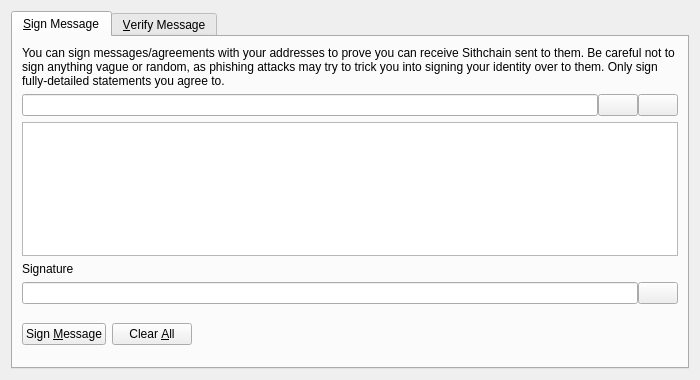
<?xml version="1.0" encoding="UTF-8"?>
<ui version="4.0">
 <class>SignVerifyMessageDialog</class>
 <widget class="QDialog" name="SignVerifyMessageDialog">
  <property name="geometry">
   <rect>
    <x>0</x>
    <y>0</y>
    <width>700</width>
    <height>380</height>
   </rect>
  </property>
  <property name="windowTitle">
   <string>Signatures - Sign / Verify a Message</string>
  </property>
  <property name="modal">
   <bool>true</bool>
  </property>
  <layout class="QVBoxLayout" name="verticalLayout">
   <item>
    <widget class="QTabWidget" name="tabWidget">
     <property name="currentIndex">
      <number>0</number>
     </property>
     <widget class="QWidget" name="tabSignMessage">
      <attribute name="title">
       <string>&amp;Sign Message</string>
      </attribute>
      <layout class="QVBoxLayout" name="verticalLayout_SM">
       <item>
        <widget class="QLabel" name="infoLabel_SM">
         <property name="text">
          <string>You can sign messages/agreements with your addresses to prove you can receive Sithchain sent to them. Be careful not to sign anything vague or random, as phishing attacks may try to trick you into signing your identity over to them. Only sign fully-detailed statements you agree to.</string>
         </property>
         <property name="textFormat">
          <enum>Qt::PlainText</enum>
         </property>
         <property name="wordWrap">
          <bool>true</bool>
         </property>
        </widget>
       </item>
       <item>
        <layout class="QHBoxLayout" name="horizontalLayout_1_SM">
         <property name="spacing">
          <number>0</number>
         </property>
         <item>
          <widget class="QValidatedLineEdit" name="addressIn_SM">
           <property name="toolTip">
            <string>The Sithchain address to sign the message with</string>
           </property>
          </widget>
         </item>
         <item>
          <widget class="QPushButton" name="addressBookButton_SM">
           <property name="toolTip">
            <string>Choose previously used address</string>
           </property>
           <property name="text">
            <string/>
           </property>
           <property name="shortcut">
            <string>Alt+A</string>
           </property>
           <property name="autoDefault">
            <bool>false</bool>
           </property>
          </widget>
         </item>
         <item>
          <widget class="QPushButton" name="pasteButton_SM">
           <property name="toolTip">
            <string>Paste address from clipboard</string>
           </property>
           <property name="text">
            <string/>
           </property>
           <property name="shortcut">
            <string>Alt+P</string>
           </property>
           <property name="autoDefault">
            <bool>false</bool>
           </property>
          </widget>
         </item>
        </layout>
       </item>
       <item>
        <widget class="QPlainTextEdit" name="messageIn_SM">
         <property name="toolTip">
          <string>Enter the message you want to sign here</string>
         </property>
        </widget>
       </item>
       <item>
        <widget class="QLabel" name="signatureLabel_SM">
         <property name="text">
          <string>Signature</string>
         </property>
         <property name="textFormat">
          <enum>Qt::PlainText</enum>
         </property>
        </widget>
       </item>
       <item>
        <layout class="QHBoxLayout" name="horizontalLayout_2_SM">
         <property name="spacing">
          <number>0</number>
         </property>
         <item>
          <widget class="QLineEdit" name="signatureOut_SM">
           <property name="font">
            <font>
             <italic>true</italic>
            </font>
           </property>
           <property name="readOnly">
            <bool>true</bool>
           </property>
          </widget>
         </item>
         <item>
          <widget class="QPushButton" name="copySignatureButton_SM">
           <property name="toolTip">
            <string>Copy the current signature to the system clipboard</string>
           </property>
           <property name="text">
            <string/>
           </property>
           <property name="autoDefault">
            <bool>false</bool>
           </property>
          </widget>
         </item>
        </layout>
       </item>
       <item>
        <layout class="QHBoxLayout" name="horizontalLayout_3_SM">
         <item>
          <widget class="QPushButton" name="signMessageButton_SM">
           <property name="toolTip">
            <string>Sign the message to prove you own this Sithchain address</string>
           </property>
           <property name="text">
            <string>Sign &amp;Message</string>
           </property>
           <property name="autoDefault">
            <bool>false</bool>
           </property>
          </widget>
         </item>
         <item>
          <widget class="QPushButton" name="clearButton_SM">
           <property name="toolTip">
            <string>Reset all sign message fields</string>
           </property>
           <property name="text">
            <string>Clear &amp;All</string>
           </property>
           <property name="autoDefault">
            <bool>false</bool>
           </property>
          </widget>
         </item>
         <item>
          <spacer name="horizontalSpacer_1_SM">
           <property name="orientation">
            <enum>Qt::Horizontal</enum>
           </property>
           <property name="sizeHint" stdset="0">
            <size>
             <width>40</width>
             <height>48</height>
            </size>
           </property>
          </spacer>
         </item>
         <item>
          <widget class="QLabel" name="statusLabel_SM">
           <property name="font">
            <font>
             <weight>75</weight>
             <bold>true</bold>
            </font>
           </property>
           <property name="text">
            <string/>
           </property>
           <property name="wordWrap">
            <bool>true</bool>
           </property>
          </widget>
         </item>
         <item>
          <spacer name="horizontalSpacer_2_SM">
           <property name="orientation">
            <enum>Qt::Horizontal</enum>
           </property>
           <property name="sizeHint" stdset="0">
            <size>
             <width>40</width>
             <height>48</height>
            </size>
           </property>
          </spacer>
         </item>
        </layout>
       </item>
      </layout>
     </widget>
     <widget class="QWidget" name="tabVerifyMessage">
      <attribute name="title">
       <string>&amp;Verify Message</string>
      </attribute>
      <layout class="QVBoxLayout" name="verticalLayout_VM">
       <item>
        <widget class="QLabel" name="infoLabel_VM">
         <property name="text">
          <string>Enter the receiver's address, message (ensure you copy line breaks, spaces, tabs, etc. exactly) and signature below to verify the message. Be careful not to read more into the signature than what is in the signed message itself, to avoid being tricked by a man-in-the-middle attack. Note that this only proves the signing party receives with the address, it cannot prove sendership of any transaction!</string>
         </property>
         <property name="textFormat">
          <enum>Qt::PlainText</enum>
         </property>
         <property name="alignment">
          <set>Qt::AlignLeading|Qt::AlignLeft|Qt::AlignTop</set>
         </property>
         <property name="wordWrap">
          <bool>true</bool>
         </property>
        </widget>
       </item>
       <item>
        <layout class="QHBoxLayout" name="horizontalLayout_1_VM">
         <property name="spacing">
          <number>0</number>
         </property>
         <item>
          <widget class="QValidatedLineEdit" name="addressIn_VM">
           <property name="toolTip">
            <string>The Sithchain address the message was signed with</string>
           </property>
          </widget>
         </item>
         <item>
          <widget class="QPushButton" name="addressBookButton_VM">
           <property name="toolTip">
            <string>Choose previously used address</string>
           </property>
           <property name="text">
            <string/>
           </property>
           <property name="shortcut">
            <string>Alt+A</string>
           </property>
           <property name="autoDefault">
            <bool>false</bool>
           </property>
          </widget>
         </item>
        </layout>
       </item>
       <item>
        <widget class="QPlainTextEdit" name="messageIn_VM"/>
       </item>
       <item>
        <widget class="QValidatedLineEdit" name="signatureIn_VM"/>
       </item>
       <item>
        <layout class="QHBoxLayout" name="horizontalLayout_2_VM">
         <item>
          <widget class="QPushButton" name="verifyMessageButton_VM">
           <property name="toolTip">
            <string>Verify the message to ensure it was signed with the specified Sithchain address</string>
           </property>
           <property name="text">
            <string>Verify &amp;Message</string>
           </property>
           <property name="autoDefault">
            <bool>false</bool>
           </property>
          </widget>
         </item>
         <item>
          <widget class="QPushButton" name="clearButton_VM">
           <property name="toolTip">
            <string>Reset all verify message fields</string>
           </property>
           <property name="text">
            <string>Clear &amp;All</string>
           </property>
           <property name="autoDefault">
            <bool>false</bool>
           </property>
          </widget>
         </item>
         <item>
          <spacer name="horizontalSpacer_1_VM">
           <property name="orientation">
            <enum>Qt::Horizontal</enum>
           </property>
           <property name="sizeHint" stdset="0">
            <size>
             <width>40</width>
             <height>48</height>
            </size>
           </property>
          </spacer>
         </item>
         <item>
          <widget class="QLabel" name="statusLabel_VM">
           <property name="font">
            <font>
             <weight>75</weight>
             <bold>true</bold>
            </font>
           </property>
           <property name="text">
            <string/>
           </property>
           <property name="wordWrap">
            <bool>true</bool>
           </property>
          </widget>
         </item>
         <item>
          <spacer name="horizontalSpacer_2_VM">
           <property name="orientation">
            <enum>Qt::Horizontal</enum>
           </property>
           <property name="sizeHint" stdset="0">
            <size>
             <width>40</width>
             <height>48</height>
            </size>
           </property>
          </spacer>
         </item>
        </layout>
       </item>
      </layout>
     </widget>
    </widget>
   </item>
  </layout>
 </widget>
 <customwidgets>
  <customwidget>
   <class>QValidatedLineEdit</class>
   <extends>QLineEdit</extends>
   <header>qvalidatedlineedit.h</header>
  </customwidget>
 </customwidgets>
 <resources>
  <include location="../sithchain.qrc"/>
 </resources>
 <connections/>
</ui>
